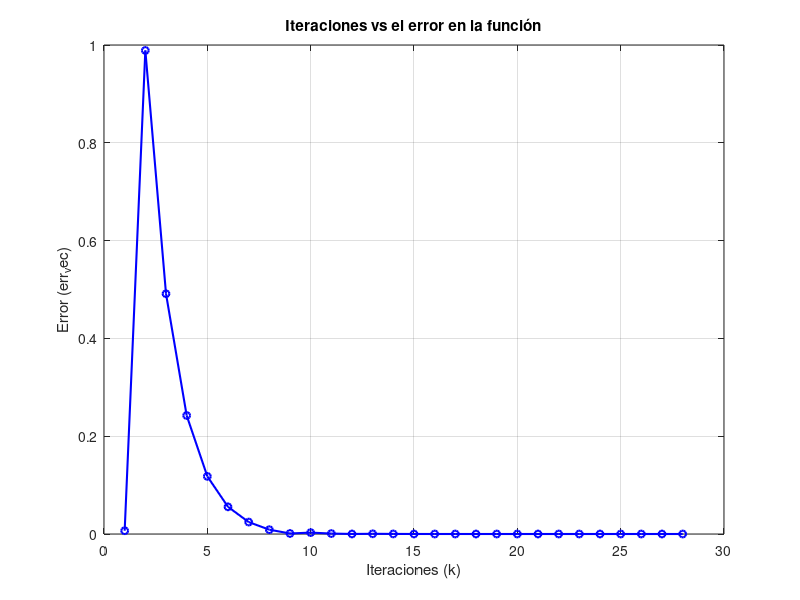
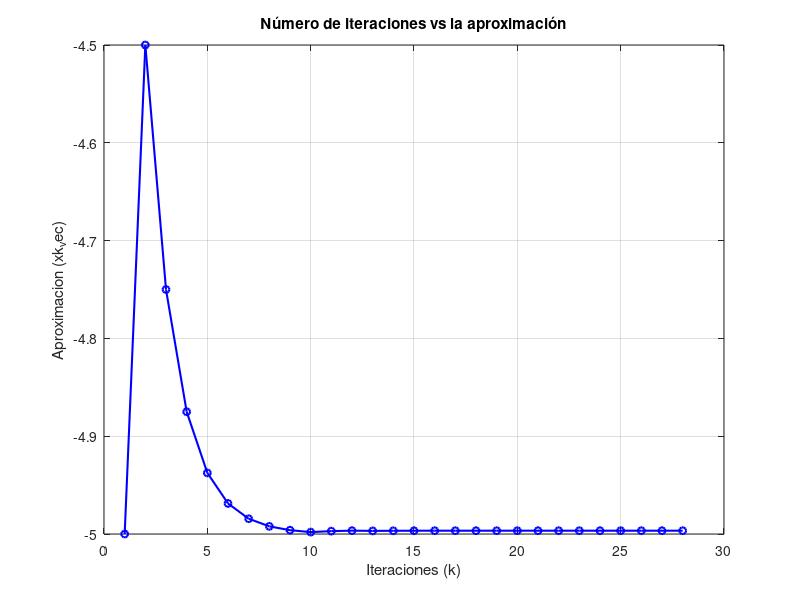

MATLAB code to generate these figures, in order:
function pregunta_3()
  clc; clear;close all

  % Definir la función
  f='exp(x)-2*x-10';

  % Parámetros
  a=-6;
  b=-4;
  tol=1e-8;
  iterMax=1000;


  [xk,k,erk]=biseccion(f,a,b,tol,iterMax);

  % Mostrar resultados
  printf("Raíz aproximada: %.10f\n", xk);
  printf("Número de iteraciones: %d\n", k);
  printf("Error en la función: %.2e\n", erk);

end

function [xk,k,erk]=biseccion(f,a,b,tol,iterMax)
  fn=str2func(['@(x)' f]);  %Funcion Numerica (Usar)

  if fn(a) * fn(b) > 0
    error ('La función no cambia de signo en [a,b]');
  endif

  % Vectores para informacion de graficas
  err_vec = [];
  xk_vec = [];

  for k=1:iterMax
    xk= (a + b) / 2;

    % Guardar informacion para graficas
    err_vec(end + 1) = abs(fn(xk));
    xk_vec(end + 1) = xk;


    if fn(a)*fn(xk)<0
      b = xk;
    else
      a = xk;
    endif

    erk=abs(fn(xk));

    if erk<tol
      break;
    endif
  endfor

  % Gráficas
  k;
  err_vec;
  xk_vec;

  figure;
  plot(1:k, abs(err_vec), 'b-o', 'LineWidth', 1.5, 'MarkerSize', 5);
  title('Iteraciones vs el error en la función');
  xlabel('Iteraciones (k)');
  ylabel('Error (err_vec)');
  grid on;

  figure;
  plot(1:k, xk_vec, 'b-o', 'LineWidth', 1.5, 'MarkerSize', 5);
  title('Número de iteraciones vs la aproximación');
  xlabel('Iteraciones (k)');
  ylabel('Aproximacion (xk_vec)');
  grid on;

end
